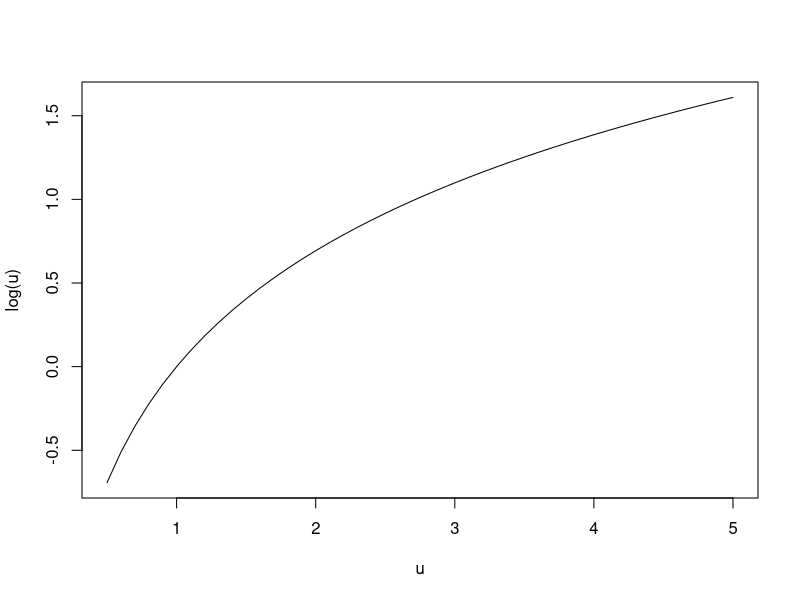
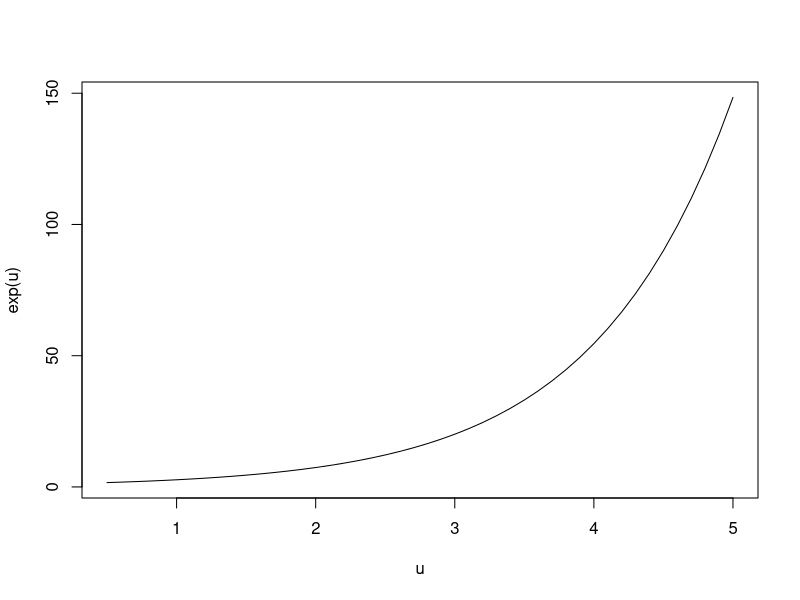

The R source for these figures, in order:
## >>> GET & SAVE (details in the R guide) -------------------------
## GET, git mode  -> run in the Console:
##   download.file("https://raw.githubusercontent.com/isaaccloh/ECON377/main/377_2026/D05/D05_starter.R", "D05.R")
## GET, easy mode -> copy this file from github.com/isaaccloh/ECON377 (377_2026/D05) into a new script
## SAVE your work -> commit + push D05.R to your own econ377 repo (or upload it on github.com)
## ----------------------------------------------------------------

## ECN 377 - Day 5  |  nonlinear functions (log/exp) + random variables & expectation.

## --- Nonlinear functions: log & exp  (self-contained demo -- run it and explore!) ---
u <- seq(0.5, 5, by = 0.1)      # a range of positive values
plot(u, log(u), type = "l")     # log: diminishing (flattens out)
plot(u, exp(u), type = "l")     # exp: grows ever faster
exp(log(3))                     # log then exp -> back to 3
log(exp(3))                     # exp then log -> back to 3

## --- Expected value:  E[X] = sum of  value * probability  (we fill this in together) ---
## a random variable's values and their probabilities (must sum to 1)
x <- 1:6        # the values -- a colon makes a sequence, e.g. 1:6 for a die
p <- rep(1/6,6)        # the probabilities -- rep() repeats a value, e.g. rep(1/6, 6)
## E[X] is a weighted average: sum of  x * p
sum(x*p)
## E[X^2] weights the SQUARED values: sum of  x^2 * p
x^2 * p
sum(x^2*p)
